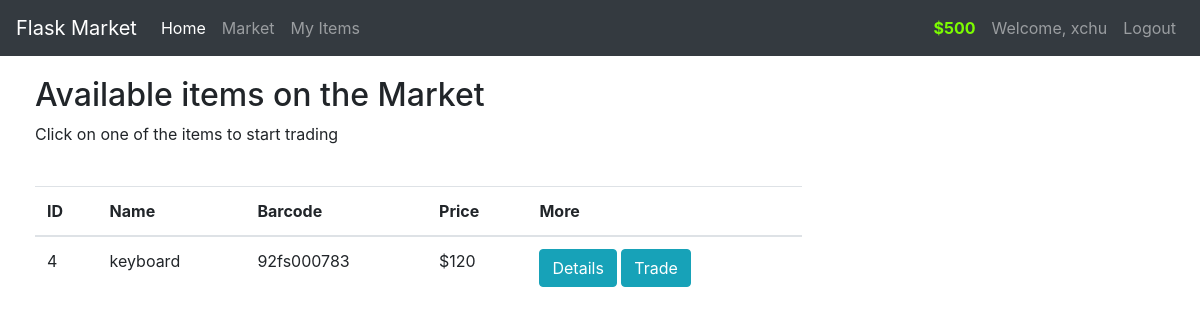
The page /market (signed in) on the database its author committed.
### market/models.py (models this page shows, shortened)
class User(db.Model, UserMixin):
    id = db.Column(db.Integer(), primary_key=True)
    username = db.Column(db.String(length=30), nullable=False, unique=True)
    email_address = db.Column(db.String(length=50), nullable=False, unique=True)
    password_hash = db.Column(db.String(length=60), nullable=False)
    budget = db.Column(db.Integer(), nullable=False, default=1000)
    items = db.relationship('Item', backref='owned_user', lazy=True)
    @property
    def prettier_budget(self):
        if len(str(self.budget)) >= 4:
            return f'${str(self.budget)[:-3]},{str(self.budget)[-3:]}'
        else:
            return f"${self.budget}"
    @property
    def password(self):
        return self.password

class Item(db.Model):
    id = db.Column(db.Integer(), primary_key=True)
    name = db.Column(db.String(length=30), nullable=False)
    price = db.Column(db.Integer(), nullable=False)
    barcode = db.Column(db.String(length=12), nullable=False, unique=True)
    description = db.Column(db.String(length=1024), nullable=False)
    owner = db.Column(db.Integer(), db.ForeignKey('user.id'))

### market/routes.py (the view, shortened to what this page needs)
@app.route('/market', methods=['GET', 'POST'])
@login_required
def market_page():
    purchase_form = PurchaseItemForm()
    if request.method == "GET":
        items = Item.query.filter_by(owner=None)
        return render_template('market.html', items=items, purchase_form=purchase_form)

### market/models.py (called while the page is built)
@login_manager.user_loader
def load_user(user_id):
    return User.query.get(int(user_id))

### market/templates/market.html (shortened to what this page needs)
{% extends 'base.html' %}
{% block content %}
<div class="row" style="margin-top:20px; margin-left:20px">
    <div class="col-8">
        <h2>Available items on the Market</h2>
        <p>Click on one of the items to start trading</p>
        <br>
        <table class="table table-hover">
            <thead>
                <tr>
                    <th scope="col">ID</th>
                    <th scope="col">Name</th>
                    <th scope="col">Barcode</th>
                    <th scope="col">Price</th>
                    <th scope="col">More</th>
                </tr>
            </thead>
            <tbody>
                {% for item in items %}
                <tr>
                    <td>{{ item.id }}</td>
                    <td>{{ item.name }}</td>
                    <td>{{ item.barcode }}</td>
                    <td>${{ item.price }}</td>
                    <td>
                        <button class="btn btn-outline btn-info" data-toggle="modal"
                            data-target="#Modal-MoreInfo-{{ item.id }}">Details</button>
                        <button class="btn btn-outline btn-info" data-toggle="modal"
                            data-target="#Modal-PurchaseConfirm-{{ item.id }}">Trade</button>
                    </td>
                </tr>
                {% endfor %}
            </tbody>
        </table>
    </div>
</div>
{% endblock %}

### market/templates/base.html (shortened to what this page needs)
<!doctype html>
<html lang="en">
<head>
    <link rel="stylesheet" href="https://cdn.jsdelivr.net/npm/bootstrap@4.5.3/dist/css/bootstrap.min.css"
>
</head>
<body>
    <nav class="navbar navbar-expand-md navbar-dark bg-dark">
        <a class="navbar-brand" href="#">Flask Market</a>
        <div class="collapse navbar-collapse" id="navbarNav">
            <ul class="navbar-nav mr-auto">
                <li class="nav-item active">
                    <a class="nav-link" href="{{ url_for('home_page') }}">Home </a>
                </li>
                <li class="nav-item">
                    <a class="nav-link" href="{{ url_for('market_page') }}">Market</a>
                </li>
                <li class="nav-item">
                    <a class="nav-link" href="{{ url_for('items_page') }}">My Items</a>
                </li>
            </ul>
            {% if current_user.is_authenticated %}
            <ul class="navbar-nav">
                <li class="nav-item">
                    <a class="nav-link" style="color: lawngreen; font-weight: bold">
                        {{ current_user.prettier_budget }}
                    </a>
                </li>
                <li class="nav-item">
                    <a class="nav-link">Welcome, {{ current_user.username }}</a>
                </li>
                <li class="nav-item">
                    <a class="nav-link" href="{{ url_for('logout_page') }}">Logout</a>
                </li>
            </ul>
            {% endif %}
        </div>
    </nav>
    {% block content %}
    {% endblock %}
</body>
</html>

### rows shown on the page
User: prettier_budget "$500", username "xchu"
Item: id "4", name "keyboard", barcode "92fs000783", price "120"
